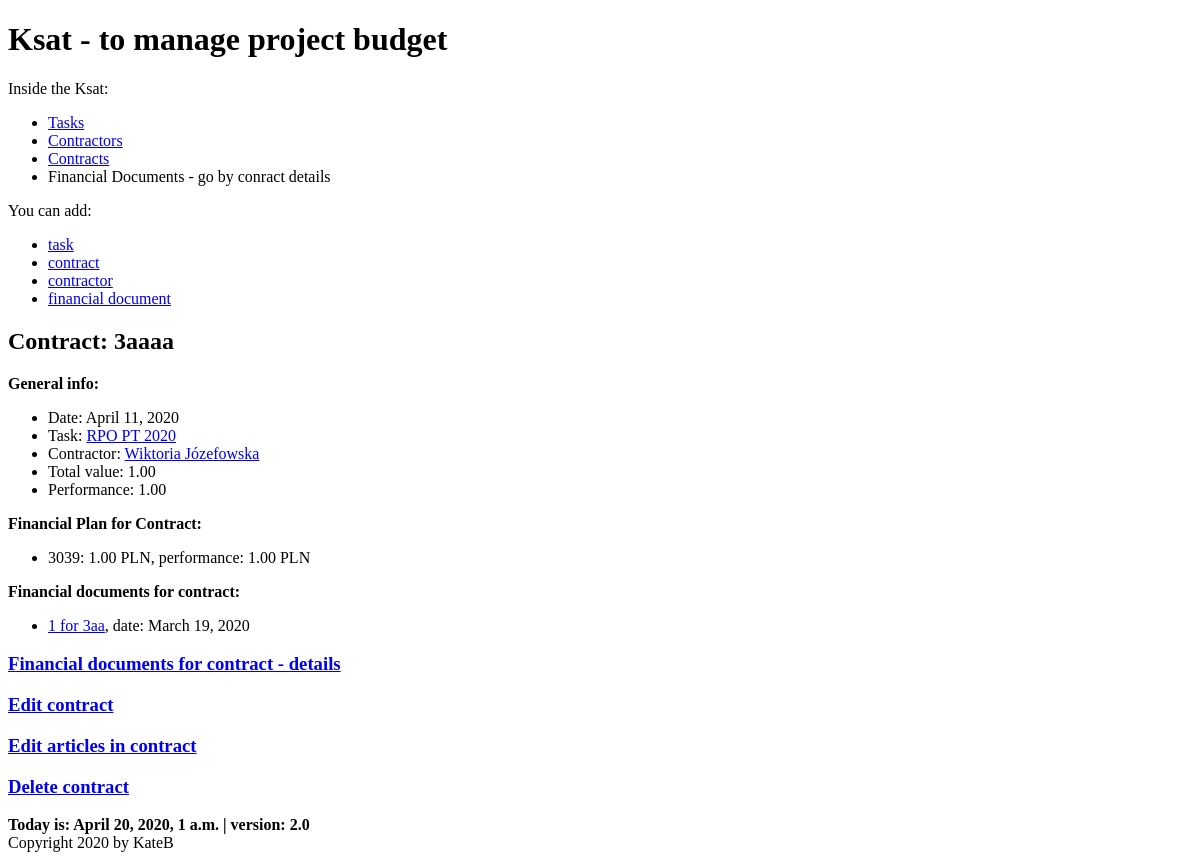
Page /ksat/contract/57 on the earlier database version.
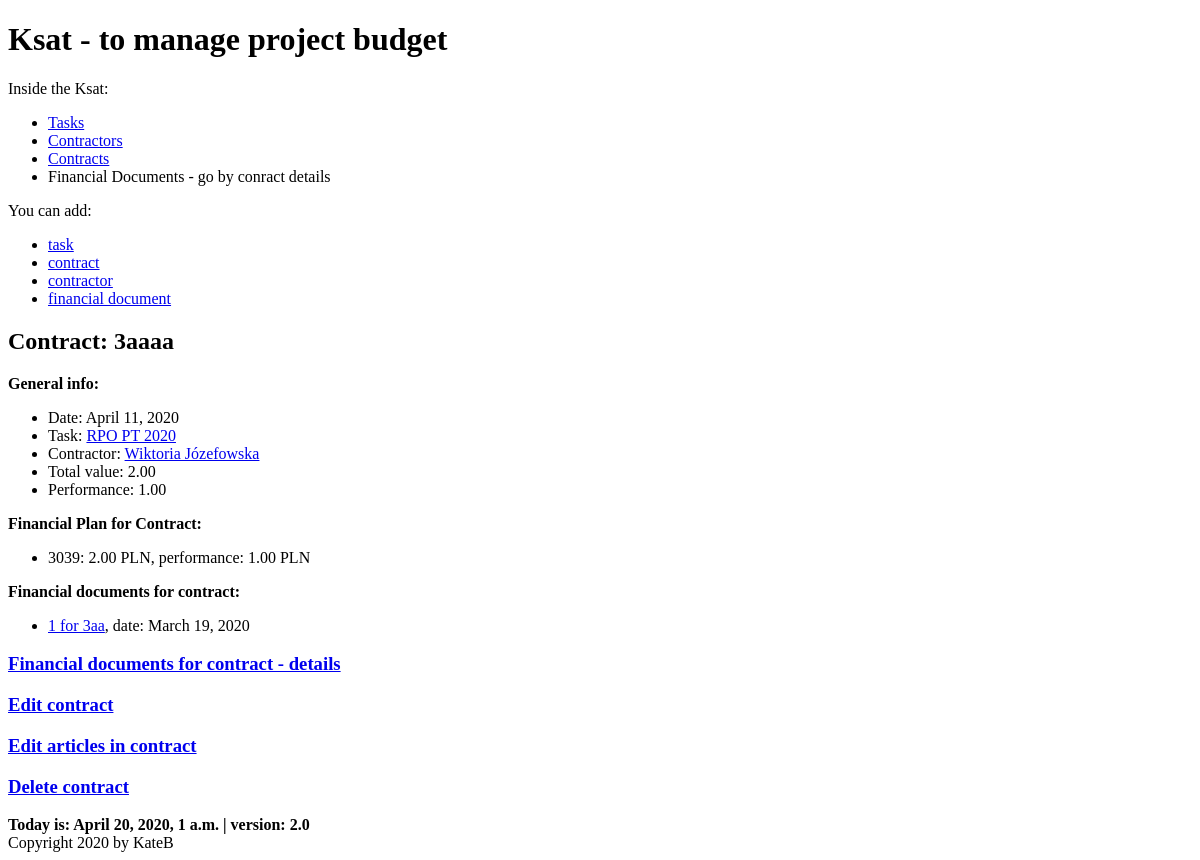
Same page on the later database version.
### budget/models.py (models this page shows, shortened)
class Contract(models.Model):
    number = models.CharField(max_length=128, unique=True)
    date = models.DateField()
    task = models.ForeignKey(Task, on_delete=models.CASCADE, related_name='contracts', related_query_name='contract')
    contractor = models.ForeignKey(Contractor, default=None, on_delete=models.CASCADE, related_name='contracts',
                                   related_query_name='contract')
    article = models.ManyToManyField(Articles, through='ContractArticle')
    def contract_value(self):
        value = ContractArticle.objects.filter(contract=self).aggregate(total=Sum('value'))['total']
        if value:
            return round(value, 2)
        return 0
    def contract_performance(self):
        fin_docs = FinancialDocument.objects.filter(contract=self)
        performance = 0
        for fin_doc in fin_docs:
            performance += fin_doc.fin_doc_value()
        return round(performance, 2)
    class Meta:
        default_related_name = 'contract'
        ordering = ('number', 'contractor')
        verbose_name = 'contract'

class ContractArticle(models.Model):
    contract = models.ForeignKey(Contract, on_delete=models.CASCADE)
    contract_article = models.ForeignKey(Articles, on_delete=models.CASCADE, blank=True )
    value = models.DecimalField(decimal_places=2, max_digits=11, default=0)
    class Meta:
        default_related_name = 'contract_articles'
        ordering = ('contract',)
        verbose_name = 'contract articles'

class Task(models.Model):
    title = models.CharField(max_length=128, unique=True)
    description = models.CharField(max_length=256)
    unit = models.SmallIntegerField()
    section = models.SmallIntegerField()
    article = models.ManyToManyField(Articles, through='TaskArticles')

class Contractor(models.Model):
    name = models.CharField(max_length=128)
    last_name = models.CharField(max_length=128)
    num = models.SmallIntegerField(blank=True)
    def __str__(self):
        return f'{self.name} {self.last_name}'
    class Meta:
        default_related_name = 'contractors'
        ordering = ('last_name',)
        verbose_name = 'contractor'

class FinancialDocument(models.Model):
    contract = models.ForeignKey(Contract, on_delete=models.CASCADE, related_name='fds', related_query_name='fd')
    contractor = models.ForeignKey(Contractor, default=None, on_delete=models.CASCADE, related_name='fds',
                                   related_query_name='fd')
    number = models.CharField(max_length=64, default=None)
    date = models.DateField()
    payment_date1 = models.DateField(blank=True, null=True)
    payment_date2 = models.DateField(blank=True, null=True)
    article = models.ManyToManyField(Articles, through='FinDocumentArticle')
    def get_absolute_url(self):
        return reverse('budget:findoc_details', kwargs={'findoc_id': self.pk})
    def fin_doc_value(self):
        value = FinDocumentArticle.objects.filter(fin_doc=self).aggregate(total=Sum('value'))['total']
        if value:
            return round(value, 2)
        return 0
    class Meta:
        default_related_name = 'fds'
        verbose_name = 'finacial_doc'

class Articles(models.Model):
    number = models.IntegerField()
    name = models.CharField(max_length=126)
    financement_choices = [
        (0, 'BWD'),
        (8, 'DOT'),
        (9, 'BWD-WKLAD WLASNY')
    ]
    financement = models.IntegerField(choices=financement_choices)
    class Meta:
        verbose_name = 'article'
    def total_number(self):
        return f'{str(self.number) + str(self.financement)}'

### budget/views.py (the view)
# urls.py: path('contract/<int:contract_id>', views.ContractDetailsView.as_view(), name='contract_details'),
class ContractDetailsView(DetailView):
    model = Contract
    template_name = 'budget/contract.html'
    pk_url_kwarg = 'contract_id'
    context_object_name = 'contract'
    def render_to_response(self, context, **response_kwargs):
        response = super().render_to_response(context, **response_kwargs)
        contract_id = Contract.objects.get(id=self.kwargs.get('contract_id')).id
        response.set_cookie('contract', contract_id, max_age=30)
        return response

### budget/my_context_processor.py (called while the page is built)
def cp(request):
    ctx = {
        "now": django.utils.timezone.now(),
        "version": "2.0"
    }
    return ctx

### budget/templatetags/article_functions.py (called while the page is built)
@register.simple_tag
def contract_article_performance(article, contract):
    performance = 0
    findocs = FinancialDocument.objects.filter(contract=contract)
    for findoc in findocs:
        findoc_article_performance = FinDocumentArticle.objects.filter(article=article,
                            fin_doc = findoc).aggregate(total=Sum('value'))['total']
        if findoc_article_performance is not None:
            performance += findoc_article_performance
    return round(performance, 2)

### budget/templates/budget/contract.html (shortened to what this page needs)
{% extends 'base.html' %}
{% load article_functions %}
{% block content %}
    {{ block.super }}
    <h2>Contract: {{ contract.number }}</h2>
    <div><b>General info:</b>
        <ul>
            <li>Date: {{ contract.date }}</li>
            <li>Task: <a href="{% url 'budget:task_details' contract.task.id %}">{{ contract.task.title }}</a></li>
            <li>Contractor: <a
                    href="{% url 'budget:contractor_details' contract.contractor.id %}">{{ contract.contractor }}</a>
            </li>
            <li>Total value: {{ contract.contract_value }}</li>
            <li>Performance: {{ contract.contract_performance }}</li>
        </ul>
    </div>
    <div>
        <b>Financial Plan for Contract:</b>
        {% for article in contract.contract_articles.all %}
            <ul>
                <li>{{ article.contract_article.total_number }}: {{ article.value }} PLN,
                    performance: {% contract_article_performance article.contract_article contract %} PLN
                </li>
            </ul>
        {% endfor %}
    </div>
    {% if not contract.contract_performance %}
        <div>No financial document for contract. You can add one <a href="{% url 'budget:add_findoc' %}">here</a></div>
    {% else %}
        <div>
            <b>Financial documents for contract:</b>
            <ul>
                {% for fd in contract.fds.all %}
                    <li><a href="{{ fd.get_absolute_url }}">{{ fd.number }}</a>, date: {{ fd.date }}</li>
                {% endfor %}
            </ul>
            <h3><a href="{% url 'budget:contract-findocs' contract.id %}">Financial documents for contract - details</a>
            </h3>
        </div>
    {% endif %}
    <h3><a href="{% url 'budget:edit_contract' contract.id %}">Edit contract</a></h3>
    <h3><a href="{% url 'budget:contract_edit_articles' contract.id %}">Edit articles in contract</a></h3>
    <h3><a href="{% url 'budget:delete_contract' contract.id %}">Delete contract</a></h3>
{% endblock %}

Differences in the rows shown:
computed for Contract "3aaaa": contract_value "1.00" → "2.00"
changed ContractArticle: value "1.00" → "2.00"
